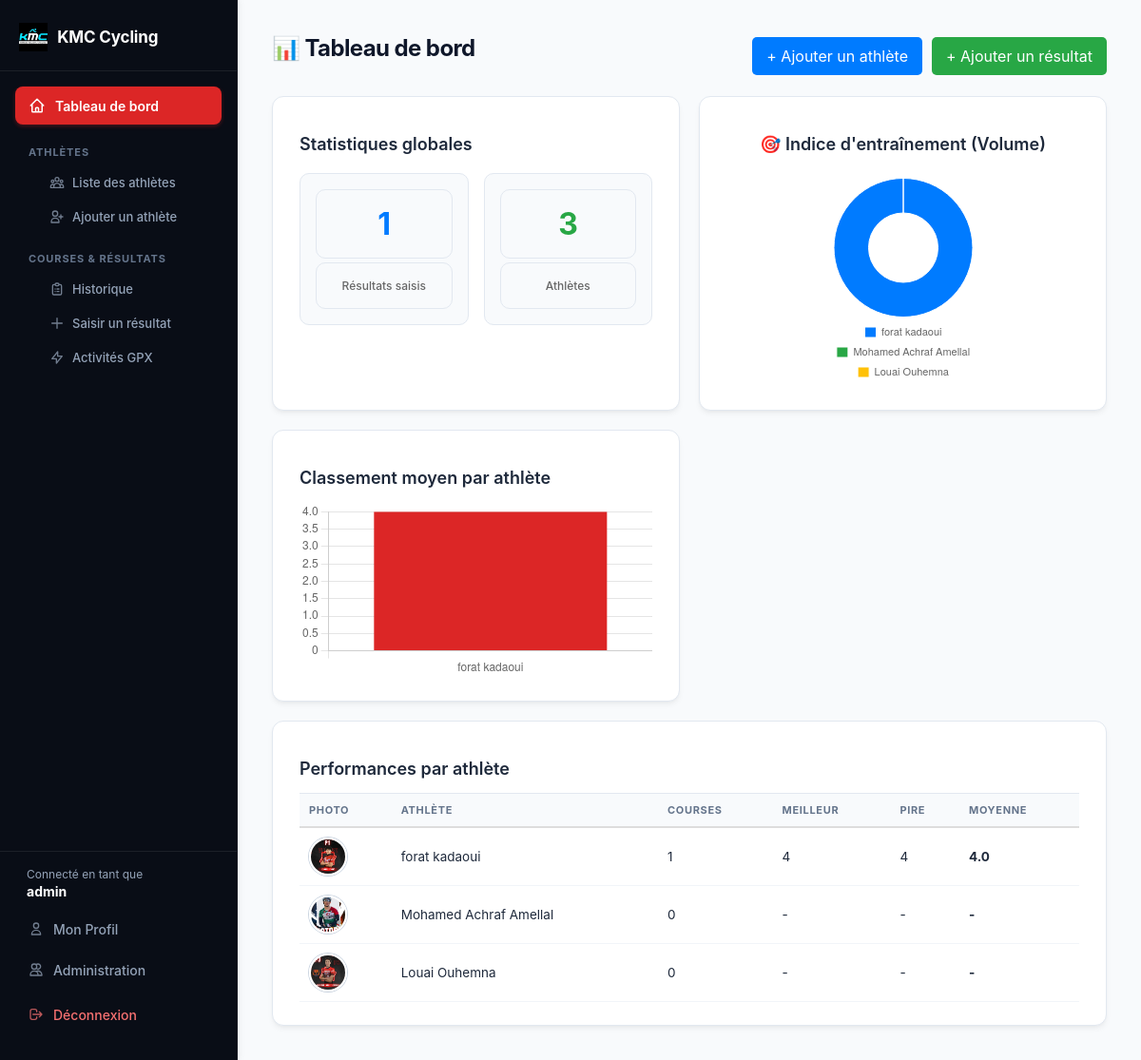
Page / (signed in) on the earlier database version.
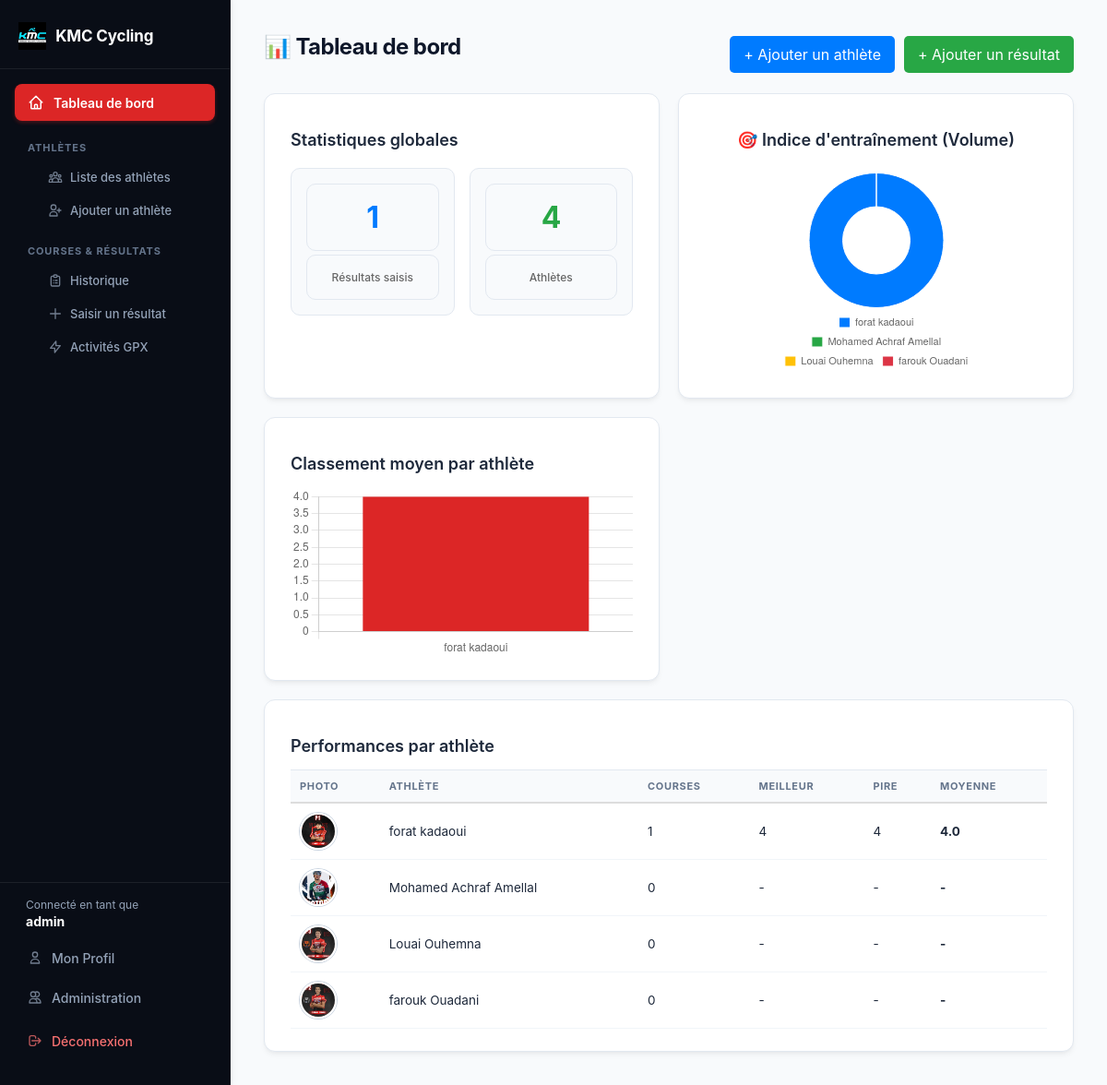
Same page on the later database version.
### tables this page shows
CREATE TABLE athletes (
            id INTEGER PRIMARY KEY AUTOINCREMENT,
            nom TEXT NOT NULL,
            prenom TEXT NOT NULL,
            date_naissance TEXT,
            categorie TEXT,
            nom_fichier TEXT
        , user_id INTEGER);

### app.py (the view)
@app.route("/")
def index():
    if "user_id" not in session:
        return redirect(url_for("login"))
    conn = get_db_connection()
    nb_athletes = conn.execute("SELECT COUNT(*) FROM athletes").fetchone()[0]
    nb_courses = conn.execute("SELECT COUNT(*) FROM resultats").fetchone()[0]
    stats_par_athlete = conn.execute("""
        SELECT a.id, a.nom, a.prenom, a.nom_fichier, a.categorie,
               COUNT(r.id) as nb_courses,
               MIN(r.classement) as meilleur,
               MAX(r.classement) as pire,
               ROUND(AVG(r.classement), 1) as moyenne
        FROM athletes a
        LEFT JOIN resultats r ON a.id = r.athlete_id
        GROUP BY a.id
    """).fetchall()
    conn.close()
    stats = {
        "nb_athletes": nb_athletes,
        "nb_courses": nb_courses,
        "par_athlete": stats_par_athlete,
    }
    return render_template("index.html", stats=stats)

### templates/index.html (shortened to what this page needs)
<!DOCTYPE html>
<html lang="fr">
<head>
    <link rel="stylesheet" href="{{ url_for('static', filename='style.css') }}">
</head>
<body>
    <div class="app-layout">
        {% include 'sidebar.html' %}
        <main class="content">
            <div class="container">
                <div style="display: flex; justify-content: space-between; align-items: center; margin-bottom: 20px;">
                    <h1>📊 Tableau de bord</h1>
                    {% if session.get('role') == 'admin' %}
                        <div style="display: flex; gap: 10px;">
                            <a href="{{ url_for('ajouter_athlete') }}" class="btn btn-primary" style="padding: 10px 15px; background: #007bff; color: white; text-decoration: none; border-radius: 5px;">+ Ajouter un athlète</a>
                            <a href="{{ url_for('ajouter_resultat') }}" class="btn btn-primary" style="padding: 10px 15px; background: #28a745; color: white; text-decoration: none; border-radius: 5px;">+ Ajouter un résultat</a>
                        </div>
                    {% endif %}
                </div>
                <div class="grid" style="display: grid; grid-template-columns: repeat(auto-fit, minmax(300px, 1fr)); gap: 20px; margin-bottom: 20px;">
                    <div class="card">
                        <h2>Statistiques globales</h2>
                        <div class="stat-box" style="display: flex; justify-content: space-around; text-align: center; margin-top: 20px;">
                            <div>
                                <div class="valeur" style="font-size: 2rem; font-weight: bold; color: #007bff;">{{ stats.nb_courses }}</div>
                                <div class="label" style="color: #666;">Résultats saisis</div>
                            </div>
                            <div>
                                <div class="valeur" style="font-size: 2rem; font-weight: bold; color: #28a745;">{{ stats.nb_athletes }}</div>
                                <div class="label" style="color: #666;">Athlètes</div>
                            </div>
                        </div>
                    </div>
                    <div class="card" style="display: flex; flex-direction: column; align-items: center;">
                        <h2>🎯 Indice d'entraînement (Volume)</h2>
                        <div style="width: 220px; height: 220px; position: relative; margin-top: 10px;">
                            <canvas id="graphCirculaire"></canvas>
                        </div>
                    </div>
                    <div class="card">
                        <h2>Classement moyen par athlète</h2>
                        <canvas id="graphMoyenne"></canvas>
                    </div>
                </div>
                <div class="card">
                    <h2>Performances par athlète</h2>
                    <table style="width: 100%; border-collapse: collapse; margin-top: 10px;">
                        <thead>
                            <tr style="border-bottom: 2px solid #ddd; text-align: left;">
                                <th style="padding: 10px;">Photo</th>
                                <th style="padding: 10px;">Athlète</th>
                                <th style="padding: 10px;">Courses</th>
                                <th style="padding: 10px;">Meilleur</th>
                                <th style="padding: 10px;">Pire</th>
                                <th style="padding: 10px;">Moyenne</th>
                            </tr>
                        </thead>
                        <tbody>
                            {% for a in stats.par_athlete %}
                                <tr style="border-bottom: 1px solid #eee;">
                                    <td style="padding: 10px;">
                                        {% if a.nom_fichier %}
                                            <img src="{{ url_for('static', filename='uploads/' + a.nom_fichier) }}" class="avatar-athlete" alt="{{ a.prenom }}" style="width: 40px; height: 40px; border-radius: 50%; object-fit: cover;">
                                        {% else %}
                                            <span class="avatar-placeholder" style="display: inline-block; width: 40px; height: 40px; line-height: 40px; text-align: center; background: #ccc; border-radius: 50%; font-weight: bold; color: white;">{{ a.prenom[0] }}{{ a.nom[0] }}</span>
                                        {% endif %}
                                    </td>
                                    <td style="padding: 10px;">{{ a.prenom }} {{ a.nom }}</td>
                                    <td style="padding: 10px;">{{ a.nb_courses or 0 }}</td>
                                    <td style="padding: 10px;">{{ a.meilleur if a.meilleur is not none else '-' }}</td>
                                    <td style="padding: 10px;">{{ a.pire if a.pire is not none else '-' }}</td>
                                    <td style="padding: 10px;"><strong>{{ a.moyenne if a.moyenne is not none else '-' }}</strong></td>
                                </tr>
                            {% endfor %}
                        </tbody>
                    </table>
                </div>
            </div>
            <script>
                // Données communes pour les graphiques
                const labels = [{% for a in stats.par_athlete %}"{{ a.prenom }} {{ a.nom }}",{% endfor %}];
                const coursesParAthlete = [{% for a in stats.par_athlete %}{{ a.nb_courses or 0 }},{% endfor %}];
                const moyennes = [{% for a in stats.par_athlete %}{% if a.moyenne %}{{ a.moyenne }}{% else %}null{% endif %},{% endfor %}];
                // 1. Graphique barres : Classement moyen
                const labelsMoy = [{% for a in stats.par_athlete %}{% if a.moyenne %}"{{ a.prenom }} {{ a.nom }}",{% endif %}{% endfor %}];
                const dataMoy = [{% for a in stats.par_athlete %}{% if a.moyenne %}{{ a.moyenne }},{% endif %}{% endfor %}];
                if (labelsMoy.length > 0) {
                    new Chart(document.getElementById('graphMoyenne'), {
                        type: 'bar',
                        data: {
                            labels: labelsMoy,
                            datasets: [{
                                label: 'Classement moyen',
                                data: dataMoy,
                                backgroundColor: '#dc2626'
                            }]
                        },
                        options: {
                            responsive: true,
                            plugins: { legend: { display: false } },
                            scales: { y: { beginAtZero: true } }
                        }
                    });
                }
                // 2. Graphique circulaire : Indice d'entraînement (répartition des courses par athlète)
                if (labels.length > 0) {
                    new Chart(document.getElementById('graphCirculaire'), {
                        type: 'doughnut',
                        data: {
                            labels: labels,
                            datasets: [{
                                data: coursesParAthlete,
                                backgroundColor: [
                                    '#007bff', '#28a745', '#ffc107', '#dc3545', '#17a2b8', '#6610f2', '#e83e8c', '#fd7e14'
                                ],
                                borderWidth: 1
                            }]
                        },
                        options: {
                            responsive: true,
                            maintainAspectRatio: false,
                            plugins: {
                                legend: {
                                    position: 'bottom',
                                    labels: { boxWidth: 12, font: { size: 11 } }
                                }
                            }
                        }
                    });
                }
            </script>
        </main>
    </div>
</body>
</html>

### templates/sidebar.html (shortened to what this page needs)
<aside class="sidebar">
    <a href="{{ url_for('index') }}" class="sidebar-brand" style="display: flex; align-items: center; gap: 10px;">
        <img src="{{ url_for('static', filename='kmc.jpg') }}" alt="Logo KMC" style="height: 30px; object-fit: contain;">
        <span>KMC Cycling</span>
    </a>
    <nav class="sidebar-nav">
        <a href="{{ url_for('index') }}" class="sidebar-lien {% if request.endpoint == 'index' %}actif{% endif %}">
            <svg width="18" height="18" fill="none" stroke="currentColor" stroke-width="2" viewBox="0 0 24 24"><path stroke-linecap="round" stroke-linejoin="round" d="M3 12l2-2m0 0l7-7 7 7M5 10v10a1 1 0 001 1h3m10-11l2 2m-2-2v10a1 1 0 01-1 1h-3m-6 0a1 1 0 001-1v-4a1 1 0 011-1h2a1 1 0 011 1v4a1 1 0 001 1m-6 0h6"/></svg>
            Tableau de bord
        </a>
        <div class="sidebar-groupe-titre">Athlètes</div>
        <div class="sidebar-sous-liens">
            <a href="{{ url_for('liste_athletes') }}" class="sidebar-sous-lien {% if request.endpoint == 'liste_athletes' %}actif{% endif %}">
                Liste des athlètes
            </a>
            {% if session.get('role') == 'admin' %}
                <a href="{{ url_for('ajouter_athlete') }}" class="sidebar-sous-lien {% if request.endpoint == 'ajouter_athlete' %}actif{% endif %}">
                    <svg width="16" height="16" fill="none" stroke="currentColor" stroke-width="2" viewBox="0 0 24 24"><path stroke-linecap="round" stroke-linejoin="round" d="M18 9v3m0 0v3m0-3h3m-3 0h-3m-2-5a4 4 0 11-8 0 4 4 0 018 0zM3 20a6 6 0 0112 0v1H3v-1z"/></svg>
                    Ajouter un athlète
                </a>
            {% endif %}
        </div>
        <div class="sidebar-groupe-titre">Courses & Résultats</div>
        <div class="sidebar-sous-liens">
            <a href="{{ url_for('historique') }}" class="sidebar-sous-lien {% if request.endpoint == 'historique' %}actif{% endif %}">
                Historique
            </a>
            {% if session.get('role') == 'admin' %}
                <a href="{{ url_for('ajouter_resultat') }}" class="sidebar-sous-lien {% if request.endpoint == 'ajouter_resultat' %}actif{% endif %}">
                    <svg width="16" height="16" fill="none" stroke="currentColor" stroke-width="2" viewBox="0 0 24 24"><path stroke-linecap="round" stroke-linejoin="round" d="M12 4v16m8-8H4"/></svg>
                    Saisir un résultat
                </a>
                <a href="{{ url_for('liste_activites') }}" class="sidebar-sous-lien {% if request.endpoint == 'liste_activites' %}actif{% endif %}">
                    <svg width="16" height="16" fill="none" stroke="currentColor" stroke-width="2" viewBox="0 0 24 24"><path stroke-linecap="round" stroke-linejoin="round" d="M13 10V3L4 14h7v7l9-11h-7z"/></svg>
                    Activités GPX
                </a>
            {% endif %}
        </div>
    </nav>
    <div class="sidebar-bas">
        <div class="sidebar-utilisateur">
            Connecté en tant que
            <strong>{{ session.get('username', 'Utilisateur') }}</strong>
        </div>
        <a href="{{ url_for('profil') }}" class="sidebar-lien {% if request.endpoint == 'profil' %}actif{% endif %}">
            <svg width="16" height="16" fill="none" stroke="currentColor" stroke-width="2" viewBox="0 0 24 24"><path stroke-linecap="round" stroke-linejoin="round" d="M16 7a4 4 0 11-8 0 4 4 0 018 0zM12 14a7 7 0 00-7 7h14a7 7 0 00-7-7z"/></svg>
            Mon Profil
        </a>
        {% if session.get('role') == 'admin' %}
            <a href="{{ url_for('admin_users') }}" class="sidebar-lien {% if request.endpoint == 'admin_users' %}actif{% endif %}">
                <svg width="16" height="16" fill="none" stroke="currentColor" stroke-width="2" viewBox="0 0 24 24"><path stroke-linecap="round" stroke-linejoin="round" d="M12 4.354a4 4 0 110 5.292M15 21H3v-1a6 6 0 0112 0v1zm0 0h6v-1a6 6 0 00-9-5.197M13 7a4 4 0 11-8 0 4 4 0 018 0z"/></svg>
                Administration
            </a>
        {% endif %}
        <a href="{{ url_for('logout') }}" class="sidebar-lien sidebar-deconnexion">
            <svg width="16" height="16" fill="none" stroke="currentColor" stroke-width="2" viewBox="0 0 24 24"><path stroke-linecap="round" stroke-linejoin="round" d="M17 16l4-4m0 0l-4-4m4 4H7m6 4v1a3 3 0 01-3 3H6a3 3 0 01-3-3V7a3 3 0 013-3h4a3 3 0 013 3v1"/></svg>
            Déconnexion
        </a>
    </div>
</aside>

Differences in the rows shown:
added athletes: nom_fichier+prenom (picture), prenom "farouk", nom "Ouadani", nb_courses "0", meilleur "-", pire "-", moyenne "-"
Other differences:
{{ stats.nb_athletes }}: "3" → "4"
chart data {{ a.prenom }}: forat, Mohamed Achraf, Louai → forat, Mohamed Achraf, Louai, farouk
chart data {{ a.nom }}: kadaoui, Amellal, Ouhemna → kadaoui, Amellal, Ouhemna, Ouadani
chart data {{ a.nb_courses or 0 }}: 1, 0, 0 → 1, 0, 0, 0
